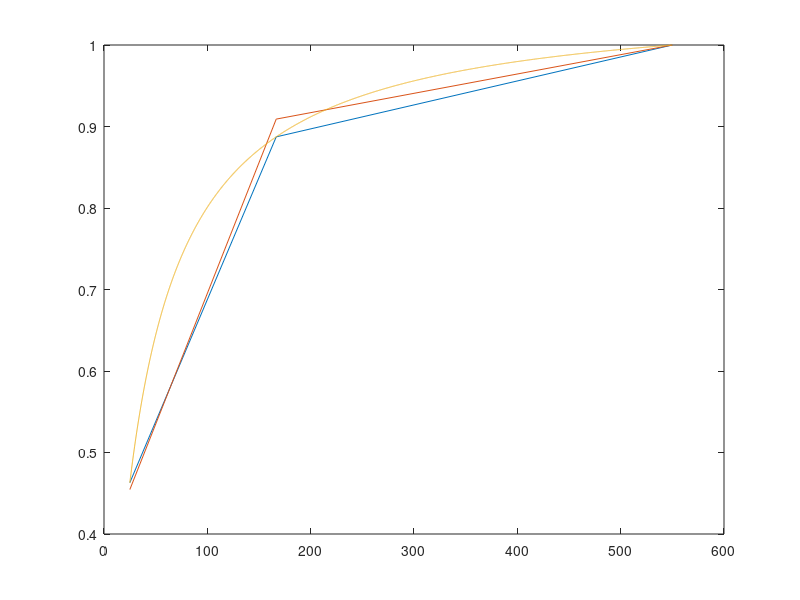

MATLAB code to generate this figure:
%% data
%SL750
mA=[20 ,6  ,2  ];
Ah=[0.5,1.0,1.1];
h=Ah./(mA./1000);
%% solution
x=h;
f=Ah./Ah(end);
fun = @(c,x) x./h(end).*((1-exp(-c(2)*h(end)))*(1-c(1))+c(2)*c(1)*h(end))./((1-exp(-c(2)*x))*(1-c(1))+c(2)*c(1)*x);
c0=[0.5,0.5]
cc=lsqcurvefit(fun,c0,x,f,[0,0],[1,inf])
Ifit=fun(cc,x);
plot(x,Ifit)
hold on
plot(x,f(:))
plot(x(1):0.1:x(end),fun(cc,x(1):0.1:x(end)))
hold off
sum((Ifit(:)-f(:)).^2./length(f))
q_max=Ah.*((1-exp(-cc(2)*h)).*(1-cc(1)+cc(2)*cc(1)*h))./(cc(2)*cc(1)*h)